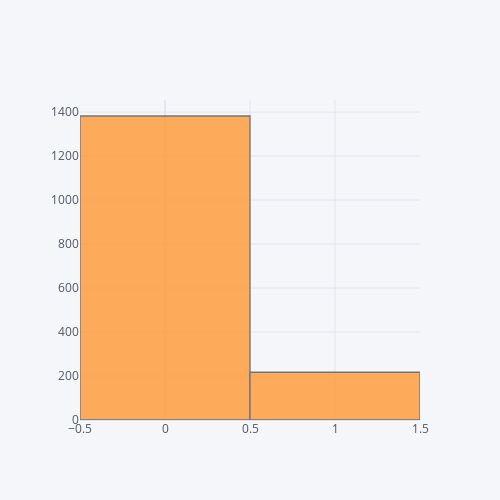

Notebook cell for this chart:
### Code cell
df['quality'].iplot(kind ='histogram', dimensions = (500,500))

### Figure 1 — Plotly figure (JSON) as saved in the notebook; plotly's stock layout.template omitted (floating-point values rounded to 4 significant figures; data arrays with more than 128 entries replaced by an {"elided": "..."} marker saying what was removed)
{"data": [{"histfunc": "count", "histnorm": "", "marker": {"color": "rgba(255, 153, 51, 1.0)", "line": {"color": "#4D5663", "width": 1.3}}, "name": "quality", "opacity": 0.8, "orientation": "v", "type": "histogram", "x": {"elided": "1599 int values"}}], "layout": {"barmode": "overlay", "height": 500, "legend": {"bgcolor": "#F5F6F9", "font": {"color": "#4D5663"}}, "paper_bgcolor": "#F5F6F9", "plot_bgcolor": "#F5F6F9", "title": {"font": {"color": "#4D5663"}}, "width": 500, "xaxis": {"gridcolor": "#E1E5ED", "showgrid": true, "tickfont": {"color": "#4D5663"}, "title": {"font": {"color": "#4D5663"}, "text": ""}, "zerolinecolor": "#E1E5ED"}, "yaxis": {"gridcolor": "#E1E5ED", "showgrid": true, "tickfont": {"color": "#4D5663"}, "title": {"font": {"color": "#4D5663"}, "text": ""}, "zerolinecolor": "#E1E5ED"}}}
